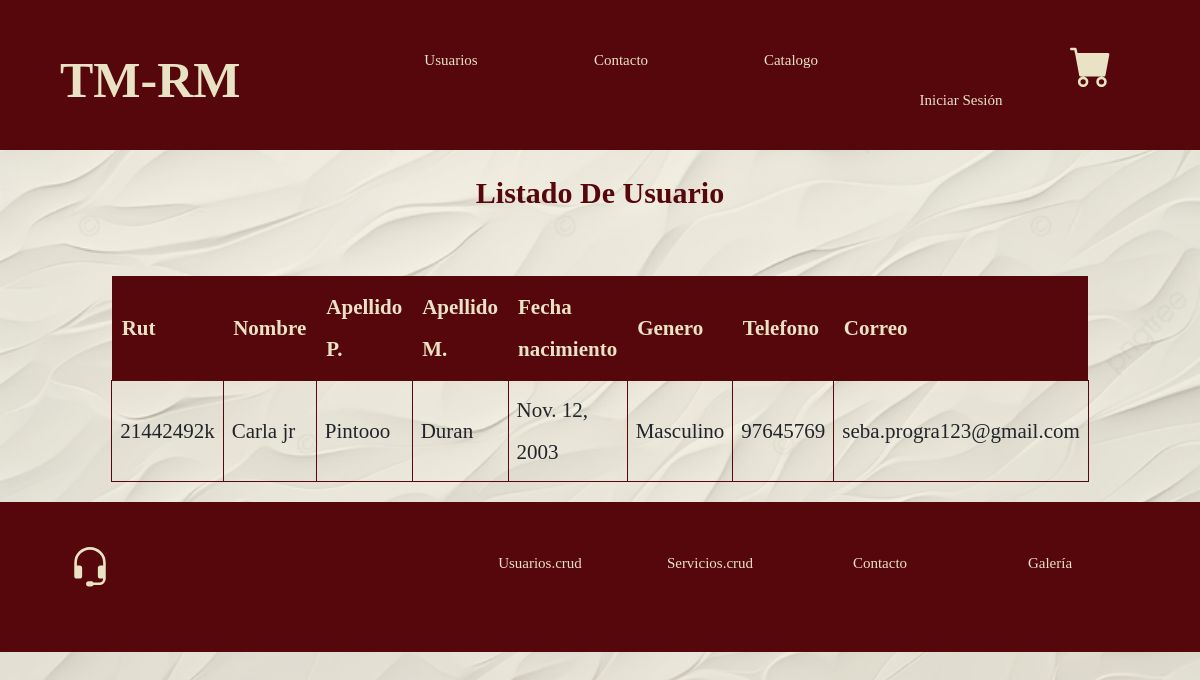
/noticias, run on the app's committed database.
### taller1/models.py (models this page shows, shortened)
class Usuario(models.Model):
    rut = models.CharField(primary_key=True, max_length=10)
    nombre = models.CharField(max_length=20)
    apellido_paterno = models.CharField(max_length=20)
    apellido_materno = models.CharField(max_length=20)
    fecha_nacimiento = models.DateField(blank=False, null=False)
    id_genero = models.ForeignKey(Genero, on_delete=models.CASCADE, db_column='idGenero')
    telefono = models.CharField(max_length=45)
    email = models.EmailField(unique=True, max_length=100, blank=True, null=True)

class Genero(models.Model):
    id_genero = models.AutoField(db_column='idGenero', primary_key=True)
    genero = models.CharField(max_length=20, blank=False, null=False)
    def __str__(self):
        return self.genero

### taller1/views.py (the view)
# urls.py: path('noticias', views.noticias, name='noticias'),
def noticias(request):
    Usuarios= Usuario.objects.all()
    context = {"Usuarios":Usuarios}
    return render(request, 'taller1/noticias.html', context)

### taller1/templates/taller1/noticias.html (shortened to what this page needs)
{% extends 'taller1/base.html' %}
{% load static %}
{% block content %}
<div style="text-align: center;">
    <h1 class="subtitulo">Listado De Usuario</h1><br>
<div class="contenedor_listado">
    <table class="tabla_listado centrar-texto">
        <thead class="cabeza_tabla">
            <tr>
                <th>Rut</th>
                <th>Nombre</th>
                <th>Apellido P.</th>
                <th>Apellido M.</th>
                <th>Fecha nacimiento</th>
                <th>Genero</th>
                <th>Telefono</th>
                <th>Correo</th>
            </tr>
        </thead>
        <tbody class="cuerpo_tabla">
            {% for x in Usuarios %}
                <tr>
                    <td>{{ x.rut }}</td>
                    <td>{{ x.nombre }}</td>
                    <td>{{ x.apellido_paterno }}</td>
                    <td>{{x.apellido_materno}}</td>
                    <td>{{x.fecha_nacimiento}}</td>
                    <td>{{x.id_genero}}</td>
                    <td>{{x.telefono}}</td>
                    <td>{{x.email}}</td>
                </tr>
            {% endfor %}
        </tbody>
    </table>
</div>
</div>
{% endblock %}

### taller1/static/css/Styles.css (style rules this page uses)
:root { --ColorPrincipal: #56070C; --colorSecundario: #e9e2c4; --colorFormularioFondo: #56070ce0; --colorFormulario: #eae2c337; --fuenteHeading: 'Segoe UI', Tahoma, Geneva, Verdana, sans-serif --fuenteParrafos: 'Open Sans', sans-serif; }
html { box-sizing: border-box; font-size: 62.5%; }
*, *:before, *:after { box-sizing: inherit; }
body { font-family: var(--fuenteParrafos); font-size: 1rem; line-height: 2; margin: 0; background-image: url('/static/img/fondo2.png'); background-size: cover; background-attachment: fixed; }
h1, h2, h3, h4 { font-family: var(--fuenteHeading); line-height: 1.2; }
h1 { font-size: 7rem; }
.centrar-texto { text-align: center; }
.subtitulo { color: var(--ColorPrincipal); font-size: 3rem; font-family: var(--fuenteHeading); margin: 2.5rem; font-weight: 800; }
.contenedor_listado { display: flex; justify-content: center; }
.tabla_listado { width: 70%; border-collapse: collapse; margin: 2rem 0; font-size: 2.1rem; text-align: left; font-family: var(--fuenteParrafos); }
.cabeza_tabla th { background-color: var(--ColorPrincipal); color: var(--colorSecundario); padding: 1rem; }
.cuerpo_tabla td { border: 1px solid var(--ColorPrincipal); padding: 8px; }

### data on the page
Usuario: rut "21442492k", nombre "Carla jr", apellido_paterno "Pintooo", apellido_materno "Duran", fecha_nacimiento "Nov. 12, 2003", id_genero "Masculino", telefono "97645769", email "seba.progra123@gmail.com"
